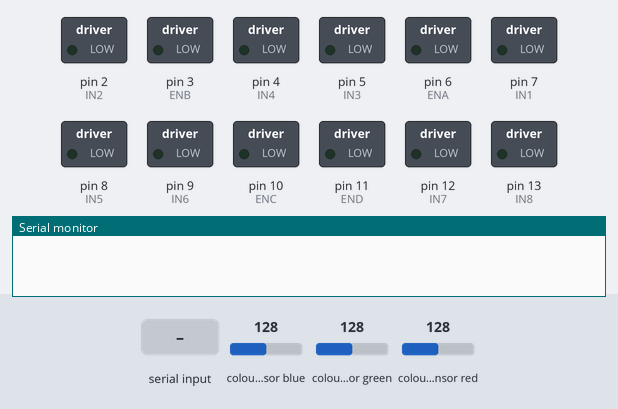
A sketch run on a simulated Arduino Uno, built with avr-gcc and run on an emulated ATmega328P. Parts: switched loads named in the sketch (green lamp = pin HIGH), the last lines printed to the serial monitor. The test bench sets the inputs (shaded band); at power-on: colour sensor blue 128, colour sensor green 128, colour sensor red 128.

Above: at 0.01 s.
At 1.2 s:
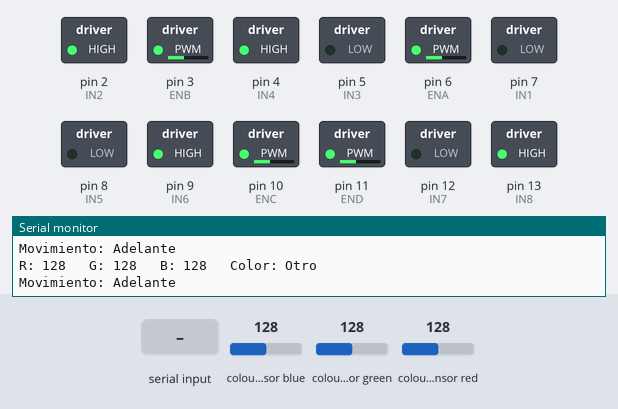
1.3 s: colour sensor blue set to 105
4.3 s: colour sensor blue set to 96
5.8 s: "Negro\n" received over Serial
7.3 s: colour sensor green set to 5
8.9 s: colour sensor red set to 114
10.4 s: colour sensor red set to 107
At 11.8 s:
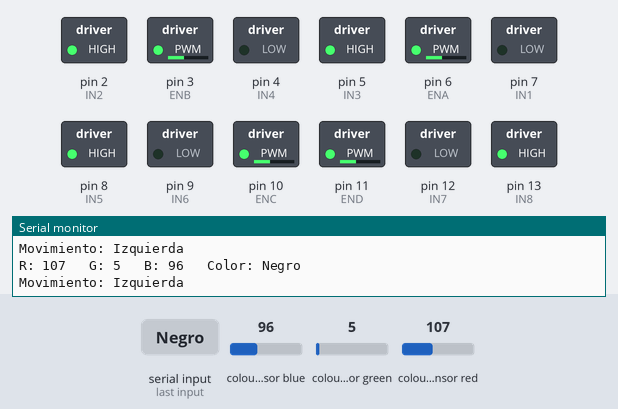
Timing chart, 0 to 13.0 s (numbered marks = the images above; inputs shaded):
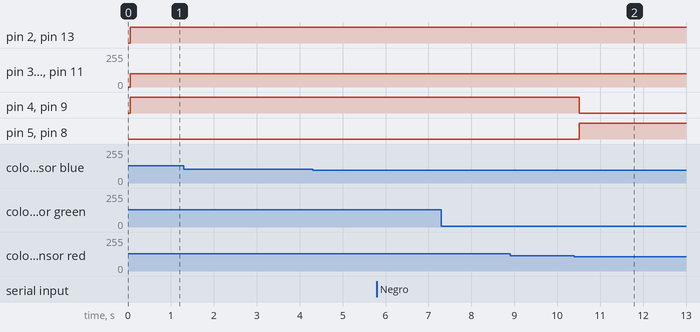

The sketch:

CarroUltra.ino
```cpp
#include <Adafruit_TCS34725.h>
Adafruit_TCS34725 tcs = Adafruit_TCS34725(TCS34725_INTEGRATIONTIME_50MS,TCS34725_GAIN_4X);

// Motor Atras
int ENA = 6;
int IN1 = 7;
int IN2 = 2;
int IN3 = 5;
int IN4 = 4;
int ENB = 3;

// Motor Adelante
int ENC = 10;
int IN5 = 8;
int IN6 = 9;
int IN7 = 12;
int IN8 = 13;
int END = 11;

void setup() {
  //Color
  Serial.begin(115200);
  tcs.begin();

  pinMode(IN1, OUTPUT);
  pinMode(IN2, OUTPUT);
  pinMode(ENA, OUTPUT);
  pinMode(IN3, OUTPUT);
  pinMode(IN4, OUTPUT);
  pinMode(ENB, OUTPUT);

  pinMode(IN5, OUTPUT);
  pinMode(IN6, OUTPUT);
  pinMode(ENC, OUTPUT);
  pinMode(IN7, OUTPUT);
  pinMode(IN8, OUTPUT);
  pinMode(END, OUTPUT);

}

void loop() {
  String arduinoColor = readColor();
  //Adaptar esto para que reciba el color que envia la rasp
  String piColor = "BLanco";
  if (Serial.available() > 0) {
    String piColor = Serial.readStringUntil('\n');
    piColor.trim();
    Serial.println(piColor);
  }

  String movimiento = makeMovementDecision(arduinoColor, piColor);
  Serial.println("Movimiento: " + movimiento);
  delay(100);
}


void adelante() {
  digitalWrite(IN1, LOW);
  digitalWrite(IN2, HIGH);
  analogWrite(ENA, 100);
  digitalWrite(IN3, LOW);
  digitalWrite(IN4, HIGH);
  analogWrite(ENB, 100);
  digitalWrite(IN5, LOW);
  digitalWrite(IN6, HIGH);
  analogWrite(ENC, 100);
  digitalWrite(IN7, LOW);
  digitalWrite(IN8, HIGH);
  analogWrite(END, 100);
}

void derecha() {
  digitalWrite(IN1, HIGH);
  digitalWrite(IN2, LOW);
  digitalWrite(IN3, LOW);
  digitalWrite(IN4, HIGH);
  analogWrite(ENA, 100);
  analogWrite(ENB, 100);

  digitalWrite(IN5, LOW);
  digitalWrite(IN6, HIGH);
  digitalWrite(IN7, HIGH);
  digitalWrite(IN8, LOW);
  analogWrite(ENC, 100);
  analogWrite(END, 100);
}

void izquierda() {
  digitalWrite(IN1, LOW);
  digitalWrite(IN2, HIGH);
  digitalWrite(IN3, HIGH);
  digitalWrite(IN4, LOW);
  analogWrite(ENA, 100);
  analogWrite(ENB, 100);

  digitalWrite(IN5, HIGH);
  digitalWrite(IN6, LOW);
  digitalWrite(IN7, LOW);
  digitalWrite(IN8, HIGH);
  analogWrite(ENC, 100);
  analogWrite(END, 100);

}

void stop() {
  digitalWrite(IN1, LOW);
  digitalWrite(IN2, LOW);
  digitalWrite(IN3, LOW);
  digitalWrite(IN4, LOW);
  analogWrite(ENA, 0);
  analogWrite(ENB, 0);

  digitalWrite(IN5, LOW);
  digitalWrite(IN6, LOW);
  digitalWrite(IN7, LOW);
  digitalWrite(IN8, LOW);
  analogWrite(ENC, 0);
  analogWrite(END, 0);
}

String readColor() {
  float red, green, blue;
  tcs.getRGB(&red, &green, &blue);
  int R = int(red);
  int G = int(green);
  int B = int(blue);
  String color = "";
  if ((R <= 110 && G <= 110 && B <= 110)) {
    color = "Negro";
  } else if ((R <= 120 && G >= 100 && B >= 70) || ((G - R) >= 20 && (G - B) >= 15)) {
    color = "Verde";
  } else if ((R >= 120 && G <= 105 && B >= 70) || ((R - G) >= 50 && (R - B) >= 50)) {
    color = "Rojo";
  } else {
    color = "Otro"; // "Indefinido" o categoría específica según necesidades
  }

   Serial.print("R: ");Serial.print(int(red));
   Serial.print("   G: ");Serial.print(int(green));
   Serial.print("   B: ");Serial.print(int(blue));
  Serial.print("   Color: ");Serial.print(color);
  Serial.println();
  return color;
}

String makeMovementDecision(String arduinoColor, String piColor) {
  if (arduinoColor == "Negro" && piColor == "Negro") {
    stop();
    return "Parar";
  } else if (arduinoColor != "Negro" && piColor == "Negro") {
    derecha();
    return "Derecha";
  } else if (arduinoColor == "Negro" && piColor != "Negro") {
    izquierda();
    return "Izquierda";
  } else {
    adelante();
    return "Adelante";
  }
}
```

Measured:
- the behaviour switches between 111 and 110 on colour sensor red (found by bisection; images 1 and 2)
- after the input at 10.4 s, pin 4 (IN4), pin 9 (IN6): HIGH → LOW after 0.12 s; pin 5 (IN3), pin 8 (IN5): LOW → HIGH after 0.12 s
